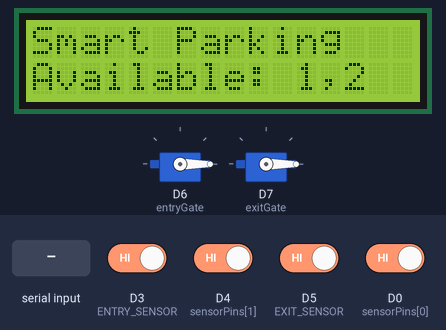
Bench run of a sketch on a simulated ESP8266 (Wemos D1 mini). Shown: 2 × servo, 16×2 character LCD. The test bench sets the inputs (shaded band); at power-on: D0 (sensorPins[0]), D3 (ENTRY_SENSOR), D4 (sensorPins[1]), D5 (EXIT_SENSOR) HIGH. WiFi joins after 1.5 s; servers stay silent unless stated; uploads are accepted with an empty reply; what the sketch prints to the serial monitor is not drawn.

Above: at 3.3 s.
3.4 s: D4 (sensorPins[1]) driven LOW
At 4.7 s:
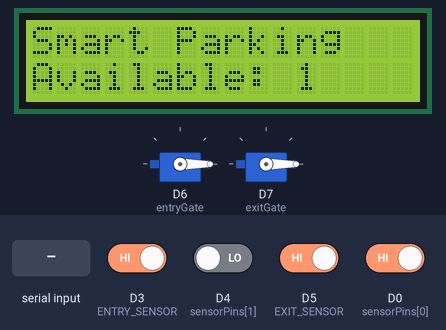
5.0 s: D0 (sensorPins[0]) driven LOW
At 6.0 s:
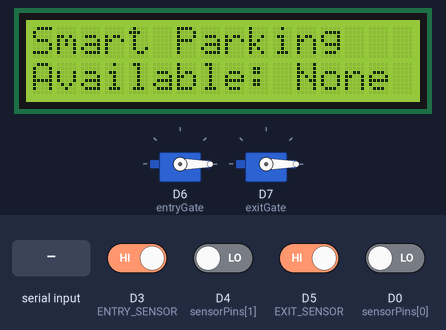
6.6 s: "OPEN_ENTRY_GATE\n" received over Serial
8.4 s: D5 (EXIT_SENSOR) driven LOW
At 8.9 s:
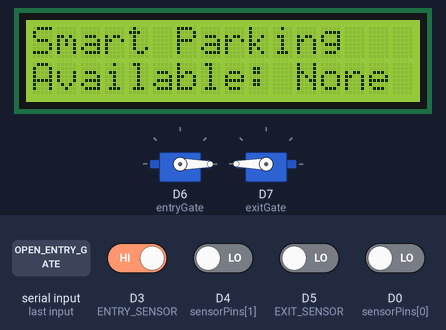
Timing chart, 0 to 12.9 s (numbered marks = the images above; inputs shaded):
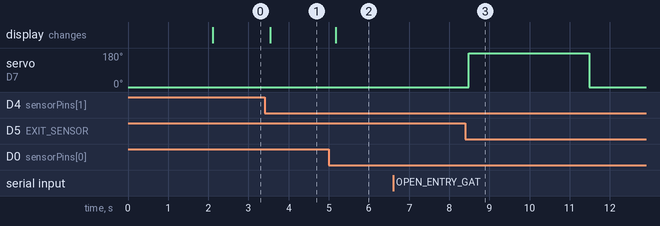

Measured:
- after the input at 3.4 s, the display: changes after 0.14 s (image 1)
- after the input at 5.0 s, the display: changes after 0.17 s (image 2)
- after the input at 6.6 s, every drawn part: stays the same
- after the input at 8.4 s, servo on D7 (exitGate): 0° → 180° after 0.08 s, → 0° 3.0 s later

The sketch:

wemosprogam.ino
```cpp
#include <ESP8266WiFi.h>
#include <WiFiClient.h>
#include <Servo.h>
#include <Wire.h>
#include <LiquidCrystal_I2C.h>

// // WiFi Credentials
const char* ssid = "CyberCenter";
const char* password = "";

// TCP Server Settings
const char* serverHost = "172.16.10.188"; // PC IP/ Server ip
const int serverPort = 30000; // TCP port

// Set a static IP address (adjust for your network)
IPAddress local_IP(172, 16, 10, 172);
IPAddress gateway(172, 16, 10, 1);
IPAddress subnet(255, 255, 255, 0);

#define TOTAL_SLOTS 2

// IR Sensor Pins
#define ENTRY_SENSOR D3
#define EXIT_SENSOR D5
const int sensorPins[] = { D0, D4 }; // slot 1 (A1), slot 2 (B1)

// Servo Motors
Servo entryGate, exitGate;

// LCD Display
LiquidCrystal_I2C lcd(0x27, 16, 2);

int availableSpots = 2;
bool slotOccupied[] = { false, false };
bool carEntering = false;
bool carExiting = false;

bool entryGateOpen = false;
bool exitGateOpen = false;
bool rfidAuthorized = false;  // Cờ kiểm tra RFID hợp lệ

unsigned long entryGateActionTime = 0;
unsigned long exitGateActionTime = 0;
bool isEntryGateOpening = false;
bool isExitGateOpening = false;

#define OPEN_ANGLE 180
#define CLOSE_ANGLE 0

WiFiClient tcpClient;

unsigned long lastTcpAttempt = 0;
const unsigned long tcpRetryInterval = 5000; // thử lại mỗi 5 giây

void setup() {
  Serial.begin(9600); // Nhận dữ liệu từ Arduino Uno
  // Serial.begin(115200);
  WiFi.setAutoReconnect(true);
  WiFi.persistent(true);
  WiFi.begin(ssid, password);
  connectWiFi();

  pinMode(ENTRY_SENSOR, INPUT);
  pinMode(EXIT_SENSOR, INPUT);
  for (int i = 0; i < 2; i++) {
    pinMode(sensorPins[i], INPUT);
  }

  entryGate.attach(D6);
  exitGate.attach(D7);
  entryGate.write(CLOSE_ANGLE);
  exitGate.write(CLOSE_ANGLE);

  lcd.init();
  lcd.backlight();
  lcd.setCursor(0, 0);
  lcd.print("Smart Parking");

  Serial.println("System Initialized.");
  updateLCD();
}

void loop() {
  if (WiFi.status() != WL_CONNECTED) {
    connectWiFi();
  }
  // if (Serial.available()) {
  //   String s = Serial.readStringUntil('\n');
  //   s.trim();
  //   if(s == "1"){
  //     Serial.println(WiFi.localIP());
  //   }
  // }

  checkRFID();
  checkParkingSlots();
  handleEntry();
  handleExit();
  // connectTCP();
  // handleTCPCommunication();
  // connectTCP();
  // Kiểm tra timeout sau khi xử lý các lệnh mới
  if (isEntryGateOpening && (millis() - entryGateActionTime >= 3000)) {
    closeEntryGate();
    isEntryGateOpening = false;
  }

  if (isExitGateOpening && (millis() - exitGateActionTime >= 3000)) {
    closeExitGate();
    isExitGateOpening = false;
  }

  delay(200); // Delay ngắn để giảm tải CPU
}

void connectWiFi() {
  // static IP set
  if (!WiFi.config(local_IP, gateway, subnet)) {
    Serial.println("Static IP Configuration Failed");
  }

  if (WiFi.status() == WL_CONNECTED) return;

  Serial.print("Connecting to WiFi: ");
  Serial.println(ssid);

  WiFi.begin(ssid, password);
  int timeout = 20;

  while (WiFi.status() != WL_CONNECTED && timeout > 0) {
    Serial.print(".");
    delay(1000);
    timeout--;
  }

  if (WiFi.status() == WL_CONNECTED) {
    Serial.println("\nWiFi Connected");
    Serial.print("IP Address: ");
    Serial.println(WiFi.localIP());

  } else {
    Serial.println("\nFailed to connect to WiFi!");
  }
}

// void checkRFID() {
//   if (Serial.available()) {
//     String rfidData = Serial.readStringUntil('\n');
//     rfidData.trim();

//     // Chỉ xử lý dữ liệu hợp lệ
//     if (rfidData == "<RFID:OK>") {
//       rfidAuthorized = true;
//       Serial.println("RFID Accepted");
//     }
//     else if (rfidData == "<RFID:FAIL>") {
//       rfidAuthorized = false;
//       Serial.println("RFID Not Allowed");
//     }
//     // Bỏ qua dữ liệu khác
//   }
// }

void checkRFID() {
  if (Serial.available()) {
  String uid = Serial.readStringUntil('\n');
  uid.trim();

  if (uid.length() > 0) {
    Serial.println("RFID UID: " + uid);

    // Xóa tiền tố "UID:" nếu có
    uid.replace("UID:", "");
    uid.trim();

    // Thay khoảng trắng bằng dấu gạch hoặc bỏ khoảng trắng
    uid.replace(" ", "");

    // Gửi UID lên server
    sendRFIDToServer(uid);

    rfidAuthorized = true; // VD set rfid đã nhận diện là ok
  }
}

}


void checkParkingSlots() {
  int occupiedSlots = 0;
  for (int i = 0; i < 2; i++) {
    bool currentState = digitalRead(sensorPins[i]) == LOW;
    if (currentState != slotOccupied[i]) {
      slotOccupied[i] = currentState;
      // sendSlotStatusToServer(i, currentState);///////////////////////////
    }
    if (currentState) occupiedSlots++;
  }

  int newAvailableSpots = 2 - occupiedSlots;
  if (newAvailableSpots != availableSpots) {
    availableSpots = newAvailableSpots;
    updateLCD();
  }
}

void handleEntry() {
  if (digitalRead(ENTRY_SENSOR) == LOW && !carEntering && availableSpots > 0 && rfidAuthorized) {
    Serial.println("Car detected at entry + RFID OK. Opening barrier...");
    carEntering = true;
    sendGateStatus("ENTRY_OPEN");
    entryGate.write(OPEN_ANGLE);
    delay(3000);
    entryGate.write(CLOSE_ANGLE);
    sendGateStatus("ENTRY_CLOSE");
    delay(2000);
    carEntering = false;
    rfidAuthorized = false; // Reset sau khi mở
  }
}

void handleExit() {
  if (digitalRead(EXIT_SENSOR) == LOW && !carExiting && rfidAuthorized) {
    Serial.println("Car detected at exit + RFID OK. Opening barrier...");
    carExiting = true;
    sendGateStatus("EXIT_OPEN");
    exitGate.write(OPEN_ANGLE);
    delay(3000);
    exitGate.write(CLOSE_ANGLE);
    sendGateStatus("EXIT_CLOSE");
    delay(2000);
    carExiting = false;
    rfidAuthorized = false; // Reset sau khi mở
  }
}


// void sendSlotStatusToServer(int slotIndex, bool isOccupied) {
//   if (WiFi.status() != WL_CONNECTED) {
//     Serial.println("WiFi not connected, cannot send data.");
//     return;
//   }

//   if (!tcpClient.connected()) {
//     if (!tcpClient.connect(serverHost, serverPort)) {
//       Serial.println("TCP connection failed");
//       return;
//     }
//   }

//   String tcpMessage = (slotIndex == 0 ? "A1_" : "B1_") + String(isOccupied ? "IN" : "OUT");
//   tcpClient.println(tcpMessage);
//   Serial.println("✅ TCP Sent: " + tcpMessage);
// }

// void connectTCP() {
//   if (tcpClient.connected()) return; // Nếu đã kết nối thì không làm gì

//   unsigned long now = millis();
//   if (now - lastTcpAttempt < tcpRetryInterval) return; // chỉ thử lại sau 5s
//   lastTcpAttempt = now;

//   tcpClient.stop();
//   if (tcpClient.connect(serverHost, serverPort)) {
//     Serial.println("TCP Connected");
//   } else {
//     Serial.println("TCP Connect failed, offline mode active");
//   }
// }


// void handleTCPCommunication() {
//   // Xử lý dữ liệu đến
//   while (tcpClient.available()) {
//     String command = tcpClient.readStringUntil('\n');
//     command.trim();
//     processCommand(command);
//   }
// }

void processCommand(String command) {
  Serial.println("Received: " + command);

  if (command == "OPEN_ENTRY_GATE") {
    openEntryGate();
    isEntryGateOpening = true;
    entryGateActionTime = millis(); // Dùng biến riêng cho cổng vào
  }
  else if (command == "CLOSE_ENTRY_GATE") {
    if (isEntryGateOpening) {
      closeEntryGate();
      isEntryGateOpening = false; // Hủy bỏ timeout nếu đóng thủ công
    }
  }
  else if (command == "OPEN_EXIT_GATE") {
    openExitGate();
    isExitGateOpening = true;
    exitGateActionTime = millis(); // Dùng biến riêng cho cổng ra
  }
  else if (command == "CLOSE_EXIT_GATE") {
    if (isExitGateOpening) {
      closeExitGate();
      isExitGateOpening = false; // Hủy bỏ timeout nếu đóng thủ công
    }
  }
}

void openEntryGate() {
  if (!entryGateOpen) {
    entryGate.write(OPEN_ANGLE);
    entryGateOpen = true;
    sendGateStatus("ENTRY_OPEN");
    sendGateLog("ENTRY", "OPEN", "RFID"); // Ghi log tự động
  }
}

void closeEntryGate() {
  if (entryGateOpen) {
    entryGate.write(CLOSE_ANGLE);
    entryGateOpen = false;
    sendGateStatus("ENTRY_CLOSE");
    sendGateLog("ENTRY", "CLOSE", "RFID"); // Ghi log tự động
  }
}

void openExitGate() {
  if (!exitGateOpen) {
    exitGate.write(OPEN_ANGLE);
    exitGateOpen = true;
    sendGateStatus("EXIT_OPEN");
    sendGateLog("EXIT", "OPEN", "RFID"); // Ghi log tự động
  }
}

void closeExitGate() {
  if (exitGateOpen) {
    exitGate.write(CLOSE_ANGLE);
    exitGateOpen = false;
    sendGateStatus("EXIT_CLOSE");
    sendGateLog("EXIT", "CLOSE", "RFID"); // Ghi log tự động
  }
}

void sendGateStatus(String status) {
  if (tcpClient.connected()) {
    tcpClient.println(status);
    Serial.println("Sent: " + status);
  }
}

void updateLCD() {
  lcd.clear();
  lcd.setCursor(0, 0);
  lcd.print("Smart Parking");
  lcd.setCursor(0, 1);
  lcd.print("Available: ");

  String availableSpots = "";
  bool firstSpot = true; // Biến đánh dấu slot đầu tiên

  for (int i = 0; i < TOTAL_SLOTS; i++) {
    if (!slotOccupied[i]) { // Nếu slot trống
      if (!firstSpot) {
        availableSpots += ",";
        lcd.print(",");
      }
      int position = i + 1; // Slot bắt đầu từ 1
      availableSpots += String(position);
      lcd.print(position);
      firstSpot = false;
    }
  }

  if (firstSpot) { // Nếu không có slot nào trống
    lcd.print("None");
    availableSpots = "None";
  }

  Serial.print("Available : ");
  Serial.println(availableSpots);
}

const char* host = "172.16.10.118"; // IP server PHP/MySQL
const int httpPort = 80;

void sendRFIDToServer(String uid) {
  if (WiFi.status() != WL_CONNECTED) return;

  WiFiClient client;
  if (!client.connect(host, httpPort)) {
    Serial.println("Connection failed");
    return;
  }

  // Đảm bảo UID không có khoảng trắng hoặc ký tự lạ
  String url = "/robotic/insert.php?rfid=" + uid;
  Serial.println("dscvxbc"+ uid);

  client.print(String("GET ") + url + " HTTP/1.1\r\n" +
               "Host: " + host + "\r\n" +
               "Connection: close\r\n\r\n");

  while (client.connected() || client.available()) {
    if (client.available()) {
      String line = client.readStringUntil('\n');
      Serial.println(line);
    }
  }
}

void sendGateLog(String gate, String action, String by) {
  if (WiFi.status() != WL_CONNECTED) return;

  WiFiClient client;
  if (!client.connect(host, httpPort)) {
    Serial.println("GateLog: Connection failed");
    return;
  }

  String url = "/robotic/gate_log.php?gate=" + gate + "&action=" + action + "&by=" + by;
  client.print(String("GET ") + url + " HTTP/1.1\r\n" +
               "Host: " + host + "\r\n" +
               "Connection: close\r\n\r\n");

  Serial.println("GateLog sent: " + gate + " - " + action + " - " + by);
}
```
